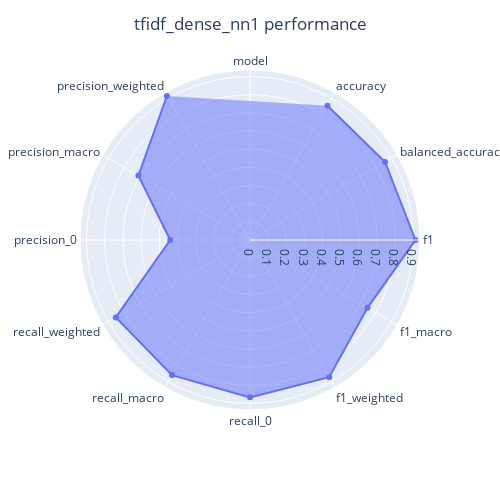
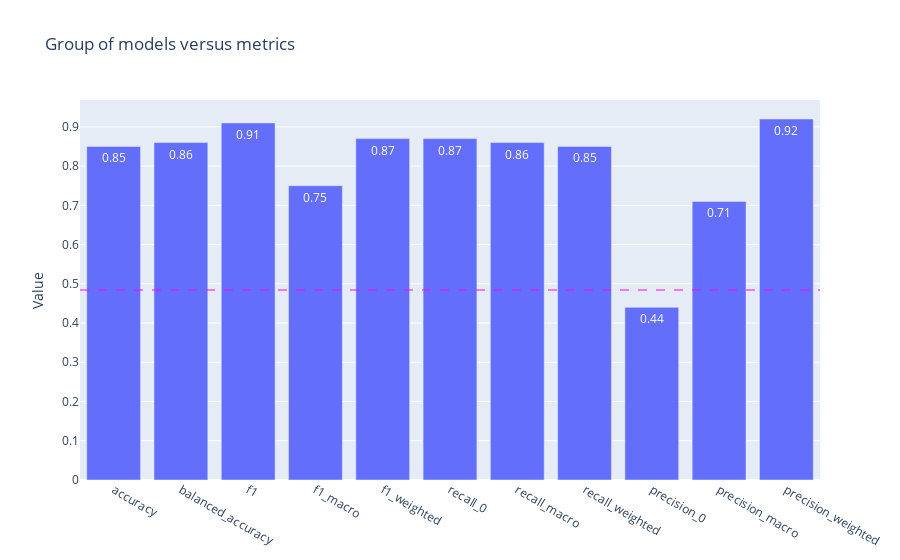

Notebook source saved alongside these figures, in order:
### Code cell
# 2eme modèle
model_name = "tfidf_dense_nn1"
model = models.Sequential()
model.add(layers.Dense(48, activation='relu', input_shape=(V_ru.shape[1],)))
model.add(layers.Dense(24, activation='relu', input_shape=(V_ru.shape[1],)))
model.add(layers.Dense(12, activation='relu'))
model.add(layers.Dense(1, activation='sigmoid'))

model.compile(optimizer='adam',
              loss='binary_crossentropy',
              metrics=['accuracy'])

df_p_dnn, cl_report_dnn, cf_matrix_dnn = fit_and_evaluate_nn(model_name, model, epochs=50, batch_size=250)

# Save performance data in a csv file
file_name = "perf_tfidf_"+model_name+".csv"
df_p_dnn.to_csv(file_name)

# Radar chart of model's performance
data = df_p_dnn.iloc[:,:-2]
plot_radar_metrics(data, model_name)

# Barplot of models performance
# Comparision with TfidfVectorizr & Logistic Regression 
model_list=[model_name]
barplot_models_group_vs_metric(data, model_list)


#display confusion matrix and classification report
display(cf_matrix_dnn)
print(cl_report_dnn)

### Figure 1 — Plotly figure (JSON) as saved in the notebook; plotly's stock layout.template omitted (floating-point values rounded to 4 significant figures)
{"data": [{"fill": "toself", "hovertemplate": "r=%{r}<br>theta=%{theta}<extra></extra>", "legendgroup": "", "line": {"color": "#636efa", "dash": "solid"}, "marker": {"symbol": "circle"}, "mode": "lines+markers", "name": "", "r": ["tfidf_dense_nn1", 0.8529, 0.8587, 0.9107, 0.7469, 0.8718, 0.8663, 0.8587, 0.8529, 0.4393, 0.7093, 0.9152, "tfidf_dense_nn1"], "showlegend": false, "subplot": "polar", "theta": ["model", "accuracy", "balanced_accuracy", "f1", "f1_macro", "f1_weighted", "recall_0", "recall_macro", "recall_weighted", "precision_0", "precision_macro", "precision_weighted", "model"], "type": "scatterpolar"}], "layout": {"height": 500, "legend": {"tracegroupgap": 0}, "margin": {"t": 60}, "polar": {"angularaxis": {"direction": "clockwise", "rotation": 90}, "domain": {"x": [0, 1], "y": [0, 1]}}, "title": {"text": "tfidf_dense_nn1 performance", "x": 0.5}, "width": 500}}

### Figure 2 — Plotly figure (JSON) as saved in the notebook; plotly's stock layout.template omitted (floating-point values rounded to 4 significant figures)
{"data": [{"name": "tfidf_dense_nn1", "offsetgroup": "0", "text": ["0.85", "0.86", "0.91", "0.75", "0.87", "0.87", "0.86", "0.85", "0.44", "0.71", "0.92"], "textposition": "auto", "type": "bar", "x": ["accuracy", "balanced_accuracy", "f1", "f1_macro", "f1_weighted", "recall_0", "recall_macro", "recall_weighted", "precision_0", "precision_macro", "precision_weighted"], "y": [0.85, 0.86, 0.91, 0.75, 0.87, 0.87, 0.86, 0.85, 0.44, 0.71, 0.92]}], "layout": {"shapes": [{"line": {"color": "magenta", "dash": "dash", "width": 1}, "type": "line", "x0": 0, "x1": 1, "xref": "paper", "y0": 0.5, "y1": 0.5, "yref": "paper"}], "title": {"text": "Group of models versus metrics"}, "yaxis": {"title": {"text": "Value"}}}}
